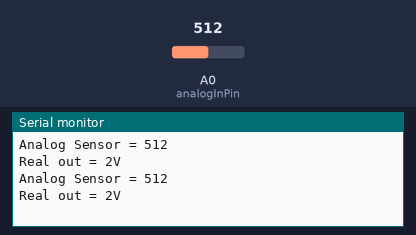
This sketch was run on a simulated Arduino Uno, built with avr-gcc and run on an emulated ATmega328P. Parts: the last lines printed to the serial monitor. The test bench sets the inputs (shaded band); at power-on: A0 (analogInPin) = 512.

Above: at 1.8 s.
1.9 s: A0 (analogInPin) set to 716
At 2.8 s:
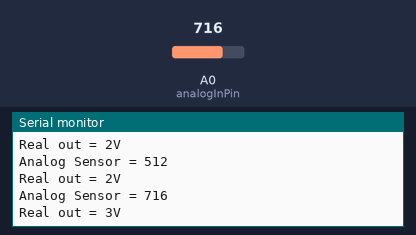
3.4 s: A0 (analogInPin) set to 900
At 4.8 s:
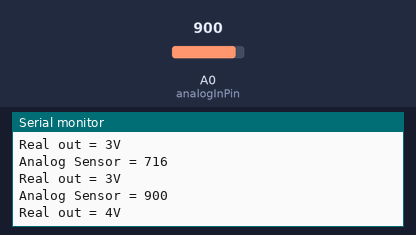
Timing chart, 0 to 6.4 s (numbered marks = the images above; inputs shaded):
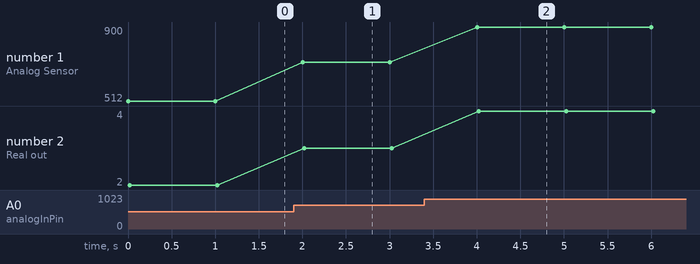

The sketch:

lab_7.ino
```cpp
int analogInPin=A0;
int sensorValue=0;
int outvalue=0;
void setup() {
 Serial.begin(9600);

}

void loop() {
  sensorValue = analogRead(analogInPin);
  Serial.print("Analog Sensor = ");
  Serial.println(sensorValue);
  outvalue=map(sensorValue, 0,1023,0,5);
  Serial.print("Real out = " );
  Serial.print(outvalue );
  Serial.println("V" );


  delay(1000);

}
```

Measured:
- after the input at 1.9 s, the serial monitor: prints a new line after 0.10 s (image 1)
- after the input at 3.4 s, the serial monitor: prints a new line after 0.60 s (image 2)
- plotted number 1: 512 → 716 after the input at 1.9 s, 716 → 900 after the input at 3.4 s
- plotted number 2: 2 → 3 after the input at 1.9 s, 3 → 4 after the input at 3.4 s
